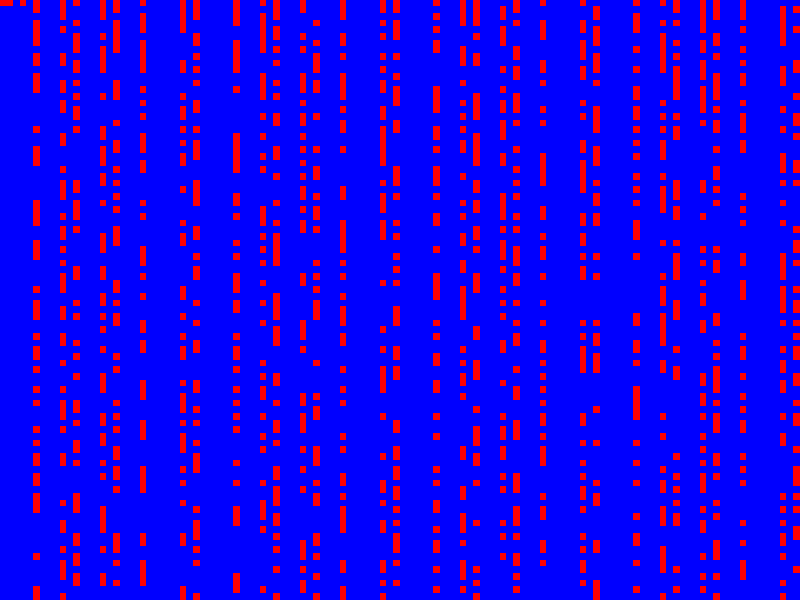
Frame 1 (no input)
Frame 60 (the mouse pressed at the canvas centre just before this capture): identical to frame 1, image omitted
Frame 120 (the mouse held since frame 60 and released just before this capture): identical to frame 1, image omitted

The Processing sketch that drew this single still picture (run headless with seeded random() and noise(); from frame 60 on, the mouse is pressed at the canvas centre):

// Processing sketch: PrimeBlockDrawer
// ── PrimeBlockDrawer.pde
float rows, cols;
float rowWidth, colWidth;
float numBlocks;
int i;

void setup() {
  size(800, 600);
  rows = 90;
  cols = 120;
  i = 2;
  rowWidth = height/rows;
  colWidth = width/cols;
  numBlocks = rows * cols;
} //setup

void draw() {
  boolean prime;
  for (int j = 0; j < rows; j++) {
    for (int k = 0; k < cols; k++) {
      prime = isPrime(i);
      if (prime) { //draw red
        fill(255, 0, 0);
        stroke(255, 0, 0);
      }
      else { //draw nlue
        fill(0, 0, 255);
        stroke(0, 0, 255);
      } //if-else
      drawBlock(j, k, i); //j = row number, k = collumn number
      i++;
    } //for
  } //for
  i = 2;
} //draw

//TODO determine if a number is prime
boolean isPrime(int num) {
  for (int m = 2; m <= sqrt(num); m++) {
    if (num  % m == 0) {
      return false;
    } //if
    } //for
    return true;
} //isPrime


//TODO draw a block
void drawBlock(float row, float col, int num) {
  float x, y;
  x = col * colWidth;
  y = row * rowWidth;  
  rect(x, y, colWidth, rowWidth);
  /*fill(0);
  /text(num, x, y + rowWidth);*/ //debuggin to check if number are correct  
} //drawBlock
